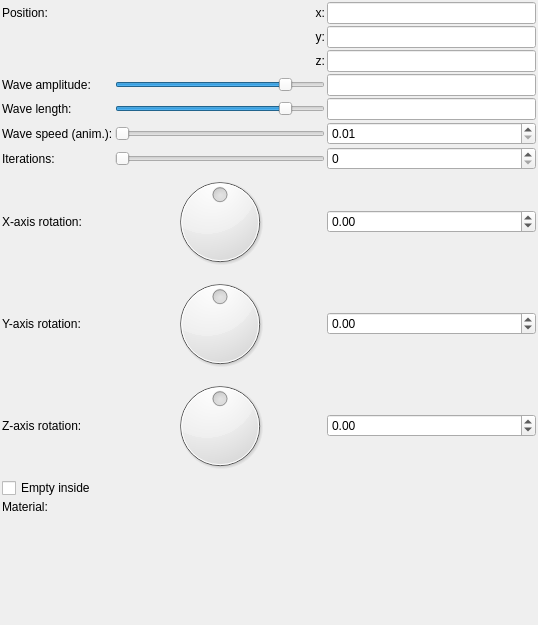
<?xml version="1.0" encoding="UTF-8"?>
<ui version="4.0">
 <class>Form</class>
 <widget class="QWidget" name="Form">
  <property name="geometry">
   <rect>
    <x>0</x>
    <y>0</y>
    <width>538</width>
    <height>625</height>
   </rect>
  </property>
  <property name="windowTitle">
   <string>Form</string>
  </property>
  <layout class="QVBoxLayout" name="verticalLayout">
   <property name="spacing">
    <number>2</number>
   </property>
   <property name="leftMargin">
    <number>2</number>
   </property>
   <property name="topMargin">
    <number>2</number>
   </property>
   <property name="rightMargin">
    <number>2</number>
   </property>
   <property name="bottomMargin">
    <number>2</number>
   </property>
   <item>
    <layout class="QGridLayout" name="gridLayout">
     <property name="spacing">
      <number>2</number>
     </property>
     <item row="6" column="2">
      <widget class="MySpinBox" name="spinboxInt_iterations">
       <property name="sizePolicy">
        <sizepolicy hsizetype="Minimum" vsizetype="Maximum">
         <horstretch>0</horstretch>
         <verstretch>0</verstretch>
        </sizepolicy>
       </property>
       <property name="maximum">
        <number>30</number>
       </property>
      </widget>
     </item>
     <item row="1" column="2">
      <widget class="MyLineEdit" name="vect3_position_y">
       <property name="sizePolicy">
        <sizepolicy hsizetype="Expanding" vsizetype="Maximum">
         <horstretch>0</horstretch>
         <verstretch>0</verstretch>
        </sizepolicy>
       </property>
      </widget>
     </item>
     <item row="5" column="2">
      <widget class="MyDoubleSpinBox" name="spinbox_anim_speed">
       <property name="sizePolicy">
        <sizepolicy hsizetype="Minimum" vsizetype="Maximum">
         <horstretch>0</horstretch>
         <verstretch>0</verstretch>
        </sizepolicy>
       </property>
       <property name="prefix">
        <string/>
       </property>
       <property name="suffix">
        <string/>
       </property>
       <property name="decimals">
        <number>2</number>
       </property>
       <property name="minimum">
        <double>0.010000000000000</double>
       </property>
       <property name="maximum">
        <double>10.000000000000000</double>
       </property>
       <property name="singleStep">
        <double>0.100000000000000</double>
       </property>
      </widget>
     </item>
     <item row="7" column="0">
      <widget class="QLabel" name="label_8">
       <property name="text">
        <string>X-axis rotation:</string>
       </property>
      </widget>
     </item>
     <item row="6" column="0">
      <widget class="QLabel" name="label_17">
       <property name="text">
        <string>Iterations:</string>
       </property>
      </widget>
     </item>
     <item row="4" column="0">
      <widget class="QLabel" name="label_16">
       <property name="text">
        <string>Wave length:</string>
       </property>
      </widget>
     </item>
     <item row="9" column="2">
      <widget class="MyDoubleSpinBox" name="spinboxd3_rotation_z">
       <property name="sizePolicy">
        <sizepolicy hsizetype="Minimum" vsizetype="Maximum">
         <horstretch>0</horstretch>
         <verstretch>0</verstretch>
        </sizepolicy>
       </property>
       <property name="prefix">
        <string/>
       </property>
       <property name="suffix">
        <string/>
       </property>
       <property name="decimals">
        <number>2</number>
       </property>
       <property name="minimum">
        <double>-36000.000000000000000</double>
       </property>
       <property name="maximum">
        <double>36000.000000000000000</double>
       </property>
       <property name="singleStep">
        <double>0.100000000000000</double>
       </property>
      </widget>
     </item>
     <item row="5" column="0">
      <widget class="QLabel" name="label_20">
       <property name="text">
        <string>Wave speed (anim.):</string>
       </property>
      </widget>
     </item>
     <item row="7" column="1">
      <widget class="QDial" name="dial3_rotation_x">
       <property name="minimum">
        <number>-18000</number>
       </property>
       <property name="maximum">
        <number>18000</number>
       </property>
       <property name="wrapping">
        <bool>true</bool>
       </property>
      </widget>
     </item>
     <item row="2" column="1">
      <widget class="QLabel" name="label_13">
       <property name="text">
        <string>z:</string>
       </property>
       <property name="alignment">
        <set>Qt::AlignRight|Qt::AlignTrailing|Qt::AlignVCenter</set>
       </property>
      </widget>
     </item>
     <item row="2" column="2">
      <widget class="MyLineEdit" name="vect3_position_z">
       <property name="sizePolicy">
        <sizepolicy hsizetype="Expanding" vsizetype="Maximum">
         <horstretch>0</horstretch>
         <verstretch>0</verstretch>
        </sizepolicy>
       </property>
      </widget>
     </item>
     <item row="6" column="1">
      <widget class="QSlider" name="sliderInt_iterations">
       <property name="sizePolicy">
        <sizepolicy hsizetype="Expanding" vsizetype="Maximum">
         <horstretch>0</horstretch>
         <verstretch>0</verstretch>
        </sizepolicy>
       </property>
       <property name="minimum">
        <number>1</number>
       </property>
       <property name="maximum">
        <number>30</number>
       </property>
       <property name="singleStep">
        <number>1</number>
       </property>
       <property name="orientation">
        <enum>Qt::Horizontal</enum>
       </property>
      </widget>
     </item>
     <item row="3" column="1">
      <widget class="QSlider" name="logslider_amplitude">
       <property name="sizePolicy">
        <sizepolicy hsizetype="Expanding" vsizetype="Maximum">
         <horstretch>0</horstretch>
         <verstretch>0</verstretch>
        </sizepolicy>
       </property>
       <property name="sizeIncrement">
        <size>
         <width>0</width>
         <height>0</height>
        </size>
       </property>
       <property name="minimum">
        <number>-1500</number>
       </property>
       <property name="maximum">
        <number>300</number>
       </property>
       <property name="orientation">
        <enum>Qt::Horizontal</enum>
       </property>
      </widget>
     </item>
     <item row="8" column="0">
      <widget class="QLabel" name="label_9">
       <property name="text">
        <string>Y-axis rotation:</string>
       </property>
      </widget>
     </item>
     <item row="8" column="1">
      <widget class="QDial" name="dial3_rotation_y">
       <property name="minimum">
        <number>-18000</number>
       </property>
       <property name="maximum">
        <number>18000</number>
       </property>
       <property name="wrapping">
        <bool>true</bool>
       </property>
      </widget>
     </item>
     <item row="5" column="1">
      <widget class="QSlider" name="slider_anim_speed">
       <property name="sizePolicy">
        <sizepolicy hsizetype="Expanding" vsizetype="Maximum">
         <horstretch>0</horstretch>
         <verstretch>0</verstretch>
        </sizepolicy>
       </property>
       <property name="minimum">
        <number>5</number>
       </property>
       <property name="maximum">
        <number>500</number>
       </property>
       <property name="singleStep">
        <number>1</number>
       </property>
       <property name="orientation">
        <enum>Qt::Horizontal</enum>
       </property>
      </widget>
     </item>
     <item row="9" column="1">
      <widget class="QDial" name="dial3_rotation_z">
       <property name="minimum">
        <number>-18000</number>
       </property>
       <property name="maximum">
        <number>18000</number>
       </property>
       <property name="wrapping">
        <bool>true</bool>
       </property>
      </widget>
     </item>
     <item row="8" column="2">
      <widget class="MyDoubleSpinBox" name="spinboxd3_rotation_y">
       <property name="sizePolicy">
        <sizepolicy hsizetype="Minimum" vsizetype="Maximum">
         <horstretch>0</horstretch>
         <verstretch>0</verstretch>
        </sizepolicy>
       </property>
       <property name="prefix">
        <string/>
       </property>
       <property name="suffix">
        <string/>
       </property>
       <property name="decimals">
        <number>2</number>
       </property>
       <property name="minimum">
        <double>-36000.000000000000000</double>
       </property>
       <property name="maximum">
        <double>36000.000000000000000</double>
       </property>
       <property name="singleStep">
        <double>0.100000000000000</double>
       </property>
      </widget>
     </item>
     <item row="4" column="1">
      <widget class="QSlider" name="logslider_length">
       <property name="sizePolicy">
        <sizepolicy hsizetype="Expanding" vsizetype="Maximum">
         <horstretch>0</horstretch>
         <verstretch>0</verstretch>
        </sizepolicy>
       </property>
       <property name="sizeIncrement">
        <size>
         <width>0</width>
         <height>0</height>
        </size>
       </property>
       <property name="minimum">
        <number>-1500</number>
       </property>
       <property name="maximum">
        <number>300</number>
       </property>
       <property name="orientation">
        <enum>Qt::Horizontal</enum>
       </property>
      </widget>
     </item>
     <item row="9" column="0">
      <widget class="QLabel" name="label_15">
       <property name="text">
        <string>Z-axis rotation:</string>
       </property>
      </widget>
     </item>
     <item row="0" column="1">
      <widget class="QLabel" name="label_11">
       <property name="text">
        <string>x:</string>
       </property>
       <property name="alignment">
        <set>Qt::AlignRight|Qt::AlignTrailing|Qt::AlignVCenter</set>
       </property>
      </widget>
     </item>
     <item row="1" column="1">
      <widget class="QLabel" name="label_12">
       <property name="text">
        <string>y:</string>
       </property>
       <property name="alignment">
        <set>Qt::AlignRight|Qt::AlignTrailing|Qt::AlignVCenter</set>
       </property>
      </widget>
     </item>
     <item row="4" column="2">
      <widget class="MyLineEdit" name="logedit_length">
       <property name="sizePolicy">
        <sizepolicy hsizetype="Expanding" vsizetype="Maximum">
         <horstretch>0</horstretch>
         <verstretch>0</verstretch>
        </sizepolicy>
       </property>
      </widget>
     </item>
     <item row="3" column="2">
      <widget class="MyLineEdit" name="logedit_amplitude">
       <property name="sizePolicy">
        <sizepolicy hsizetype="Expanding" vsizetype="Maximum">
         <horstretch>0</horstretch>
         <verstretch>0</verstretch>
        </sizepolicy>
       </property>
      </widget>
     </item>
     <item row="0" column="2">
      <widget class="MyLineEdit" name="vect3_position_x">
       <property name="sizePolicy">
        <sizepolicy hsizetype="Expanding" vsizetype="Maximum">
         <horstretch>0</horstretch>
         <verstretch>0</verstretch>
        </sizepolicy>
       </property>
      </widget>
     </item>
     <item row="3" column="0">
      <widget class="QLabel" name="label_14">
       <property name="text">
        <string>Wave amplitude:</string>
       </property>
      </widget>
     </item>
     <item row="7" column="2">
      <widget class="MyDoubleSpinBox" name="spinboxd3_rotation_x">
       <property name="sizePolicy">
        <sizepolicy hsizetype="Minimum" vsizetype="Maximum">
         <horstretch>0</horstretch>
         <verstretch>0</verstretch>
        </sizepolicy>
       </property>
       <property name="prefix">
        <string/>
       </property>
       <property name="suffix">
        <string/>
       </property>
       <property name="decimals">
        <number>2</number>
       </property>
       <property name="minimum">
        <double>-36000.000000000000000</double>
       </property>
       <property name="maximum">
        <double>36000.000000000000000</double>
       </property>
       <property name="singleStep">
        <double>0.100000000000000</double>
       </property>
      </widget>
     </item>
     <item row="10" column="0" colspan="2">
      <widget class="MyCheckBox" name="checkBox_empty">
       <property name="sizePolicy">
        <sizepolicy hsizetype="Minimum" vsizetype="Maximum">
         <horstretch>0</horstretch>
         <verstretch>0</verstretch>
        </sizepolicy>
       </property>
       <property name="text">
        <string>Empty inside</string>
       </property>
      </widget>
     </item>
     <item row="0" column="0">
      <widget class="QLabel" name="label_10">
       <property name="text">
        <string>Position:</string>
       </property>
      </widget>
     </item>
     <item row="11" column="0">
      <widget class="QLabel" name="label_21">
       <property name="text">
        <string>Material:</string>
       </property>
      </widget>
     </item>
     <item row="11" column="1" colspan="2">
      <widget class="cMaterialSelector" name="materialselector_material_id" native="true">
       <property name="sizePolicy">
        <sizepolicy hsizetype="Preferred" vsizetype="Minimum">
         <horstretch>0</horstretch>
         <verstretch>0</verstretch>
        </sizepolicy>
       </property>
      </widget>
     </item>
    </layout>
   </item>
   <item>
    <spacer name="verticalSpacer">
     <property name="orientation">
      <enum>Qt::Vertical</enum>
     </property>
     <property name="sizeHint" stdset="0">
      <size>
       <width>20</width>
       <height>40</height>
      </size>
     </property>
    </spacer>
   </item>
  </layout>
 </widget>
 <customwidgets>
  <customwidget>
   <class>MyLineEdit</class>
   <extends>QLineEdit</extends>
   <header>mylineedit.h</header>
  </customwidget>
  <customwidget>
   <class>MyDoubleSpinBox</class>
   <extends>QDoubleSpinBox</extends>
   <header>mydoublespinbox.h</header>
  </customwidget>
  <customwidget>
   <class>cMaterialSelector</class>
   <extends>QWidget</extends>
   <header>material_selector.h</header>
   <container>1</container>
  </customwidget>
  <customwidget>
   <class>MyCheckBox</class>
   <extends>QCheckBox</extends>
   <header>mycheckbox.h</header>
  </customwidget>
  <customwidget>
   <class>MySpinBox</class>
   <extends>QSpinBox</extends>
   <header>myspinbox.h</header>
  </customwidget>
 </customwidgets>
 <tabstops>
  <tabstop>vect3_position_x</tabstop>
  <tabstop>vect3_position_y</tabstop>
  <tabstop>vect3_position_z</tabstop>
  <tabstop>logslider_amplitude</tabstop>
  <tabstop>logedit_amplitude</tabstop>
  <tabstop>logslider_length</tabstop>
  <tabstop>logedit_length</tabstop>
  <tabstop>slider_anim_speed</tabstop>
  <tabstop>spinbox_anim_speed</tabstop>
  <tabstop>sliderInt_iterations</tabstop>
  <tabstop>spinboxInt_iterations</tabstop>
  <tabstop>dial3_rotation_x</tabstop>
  <tabstop>spinboxd3_rotation_x</tabstop>
  <tabstop>dial3_rotation_y</tabstop>
  <tabstop>spinboxd3_rotation_y</tabstop>
  <tabstop>dial3_rotation_z</tabstop>
  <tabstop>spinboxd3_rotation_z</tabstop>
  <tabstop>checkBox_empty</tabstop>
 </tabstops>
 <resources/>
 <connections/>
</ui>
